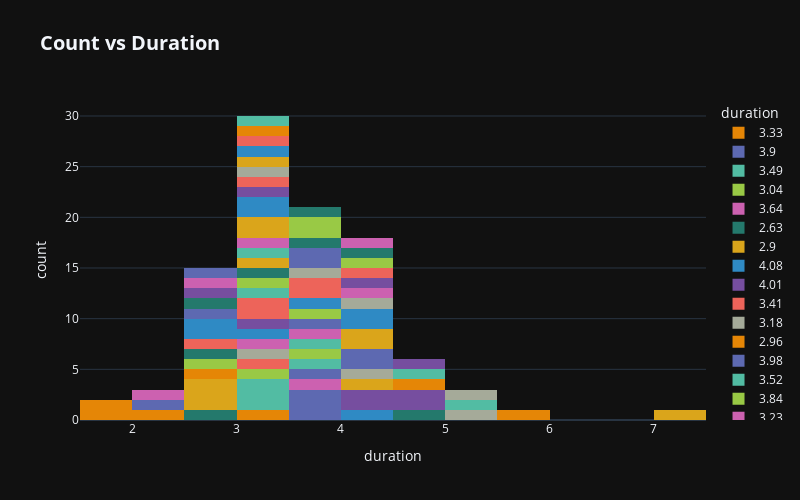

The code cell stored with this chart in its notebook:
### Markdown cell above
## Analysis:

### Code cell
Features_copy = Features.copy()
Features_copy['duration'] = \
    Features_copy['duration'].fillna('Null')

fig=px.histogram(Features_copy,
                 x = 'duration',
                 color = 'duration',
                 title="<b>Count vs Duration",
                 color_discrete_sequence=px.colors.qualitative.Vivid,
                 width=800, height=500)
fig.update_layout(template="plotly_dark")
fig.update_layout(title_font_size=20)
fig.show()

### Figure 1 — Plotly figure (JSON) as saved in the notebook; plotly's stock layout.template omitted (floating-point values rounded to 4 significant figures)
{"data": [{"alignmentgroup": "True", "bingroup": "x", "hovertemplate": "duration=%{x}<br>count=%{y}<extra></extra>", "legendgroup": "3.33", "marker": {"color": "rgb(229, 134, 6)", "pattern": {"shape": ""}}, "name": "3.33", "offsetgroup": "3.33", "orientation": "v", "showlegend": true, "type": "histogram", "x": [3.33], "xaxis": "x", "yaxis": "y"}, {"alignmentgroup": "True", "bingroup": "x", "hovertemplate": "duration=%{x}<br>count=%{y}<extra></extra>", "legendgroup": "3.9", "marker": {"color": "rgb(93, 105, 177)", "pattern": {"shape": ""}}, "name": "3.9", "offsetgroup": "3.9", "orientation": "v", "showlegend": true, "type": "histogram", "x": [3.9, 3.9, 3.9], "xaxis": "x", "yaxis": "y"}, {"alignmentgroup": "True", "bingroup": "x", "hovertemplate": "duration=%{x}<br>count=%{y}<extra></extra>", "legendgroup": "3.49", "marker": {"color": "rgb(82, 188, 163)", "pattern": {"shape": ""}}, "name": "3.49", "offsetgroup": "3.49", "orientation": "v", "showlegend": true, "type": "histogram", "x": [3.49, 3.49, 3.49], "xaxis": "x", "yaxis": "y"}, {"alignmentgroup": "True", "bingroup": "x", "hovertemplate": "duration=%{x}<br>count=%{y}<extra></extra>", "legendgroup": "3.04", "marker": {"color": "rgb(153, 201, 69)", "pattern": {"shape": ""}}, "name": "3.04", "offsetgroup": "3.04", "orientation": "v", "showlegend": true, "type": "histogram", "x": [3.04], "xaxis": "x", "yaxis": "y"}, {"alignmentgroup": "True", "bingroup": "x", "hovertemplate": "duration=%{x}<br>count=%{y}<extra></extra>", "legendgroup": "3.64", "marker": {"color": "rgb(204, 97, 176)", "pattern": {"shape": ""}}, "name": "3.64", "offsetgroup": "3.64", "orientation": "v", "showlegend": true, "type": "histogram", "x": [3.64], "xaxis": "x", "yaxis": "y"}, {"alignmentgroup": "True", "bingroup": "x", "hovertemplate": "duration=%{x}<br>count=%{y}<extra></extra>", "legendgroup": "2.63", "marker": {"color": "rgb(36, 121, 108)", "pattern": {"shape": ""}}, "name": "2.63", "offsetgroup": "2.63", "orientation": "v", "showlegend": true, "type": "histogram", "x": [2.63], "xaxis": "x", "yaxis": "y"}, {"alignmentgroup": "True", "bingroup": "x", "hovertemplate": "duration=%{x}<br>count=%{y}<extra></extra>", "legendgroup": "2.9", "marker": {"color": "rgb(218, 165, 27)", "pattern": {"shape": ""}}, "name": "2.9", "offsetgroup": "2.9", "orientation": "v", "showlegend": true, "type": "histogram", "x": [2.9, 2.9, 2.9], "xaxis": "x", "yaxis": "y"}, {"alignmentgroup": "True", "bingroup": "x", "hovertemplate": "duration=%{x}<br>count=%{y}<extra></extra>", "legendgroup": "4.08", "marker": {"color": "rgb(47, 138, 196)", "pattern": {"shape": ""}}, "name": "4.08", "offsetgroup": "4.08", "orientation": "v", "showlegend": true, "type": "histogram", "x": [4.08], "xaxis": "x", "yaxis": "y"}, {"alignmentgroup": "True", "bingroup": "x", "hovertemplate": "duration=%{x}<br>count=%{y}<extra></extra>", "legendgroup": "4.01", "marker": {"color": "rgb(118, 78, 159)", "pattern": {"shape": ""}}, "name": "4.01", "offsetgroup": "4.01", "orientation": "v", "showlegend": true, "type": "histogram", "x": [4.01, 4.01], "xaxis": "x", "yaxis": "y"}, {"alignmentgroup": "True", "bingroup": "x", "hovertemplate": "duration=%{x}<br>count=%{y}<extra></extra>", "legendgroup": "3.41", "marker": {"color": "rgb(237, 100, 90)", "pattern": {"shape": ""}}, "name": "3.41", "offsetgroup": "3.41", "orientation": "v", "showlegend": true, "type": "histogram", "x": [3.41], "xaxis": "x", "yaxis": "y"}, {"alignmentgroup": "True", "bingroup": "x", "hovertemplate": "duration=%{x}<br>count=%{y}<extra></extra>", "legendgroup": "3.18", "marker": {"color": "rgb(165, 170, 153)", "pattern": {"shape": ""}}, "name": "3.18", "offsetgroup": "3.18", "orientation": "v", "showlegend": true, "type": "histogram", "x": [3.18], "xaxis": "x", "yaxis": "y"}, {"alignmentgroup": "True", "bingroup": "x", "hovertemplate": "duration=%{x}<br>count=%{y}<extra></extra>", "legendgroup": "2.96", "marker": {"color": "rgb(229, 134, 6)", "pattern": {"shape": ""}}, "name": "2.96", "offsetgroup": "2.96", "orientation": "v", "showlegend": true, "type": "histogram", "x": [2.96], "xaxis": "x", "yaxis": "y"}, {"alignmentgroup": "True", "bingroup": "x", "hovertemplate": "duration=%{x}<br>count=%{y}<extra></extra>", "legendgroup": "3.98", "marker": {"color": "rgb(93, 105, 177)", "pattern": {"shape": ""}}, "name": "3.98", "offsetgroup": "3.98", "orientation": "v", "showlegend": true, "type": "histogram", "x": [3.98], "xaxis": "x", "yaxis": "y"}, {"alignmentgroup": "True", "bingroup": "x", "hovertemplate": "duration=%{x}<br>count=%{y}<extra></extra>", "legendgroup": "3.52", "marker": {"color": "rgb(82, 188, 163)", "pattern": {"shape": ""}}, "name": "3.52", "offsetgroup": "3.52", "orientation": "v", "showlegend": true, "type": "histogram", "x": [3.52], "xaxis": "x", "yaxis": "y"}, {"alignmentgroup": "True", "bingroup": "x", "hovertemplate": "duration=%{x}<br>count=%{y}<extra></extra>", "legendgroup": "3.84", "marker": {"color": "rgb(153, 201, 69)", "pattern": {"shape": ""}}, "name": "3.84", "offsetgroup": "3.84", "orientation": "v", "showlegend": true, "type": "histogram", "x": [3.84], "xaxis": "x", "yaxis": "y"}, {"alignmentgroup": "True", "bingroup": "x", "hovertemplate": "duration=%{x}<br>count=%{y}<extra></extra>", "legendgroup": "3.23", "marker": {"color": "rgb(204, 97, 176)", "pattern": {"shape": ""}}, "name": "3.23", "offsetgroup": "3.23", "orientation": "v", "showlegend": true, "type": "histogram", "x": [3.23], "xaxis": "x", "yaxis": "y"}, {"alignmentgroup": "True", "bingroup": "x", "hovertemplate": "duration=%{x}<br>count=%{y}<extra></extra>", "legendgroup": "4.69", "marker": {"color": "rgb(36, 121, 108)", "pattern": {"shape": ""}}, "name": "4.69", "offsetgroup": "4.69", "orientation": "v", "showlegend": true, "type": "histogram", "x": [4.69], "xaxis": "x", "yaxis": "y"}, {"alignmentgroup": "True", "bingroup": "x", "hovertemplate": "duration=%{x}<br>count=%{y}<extra></extra>", "legendgroup": "4.0", "marker": {"color": "rgb(218, 165, 27)", "pattern": {"shape": ""}}, "name": "4.0", "offsetgroup": "4.0", "orientation": "v", "showlegend": true, "type": "histogram", "x": [4], "xaxis": "x", "yaxis": "y"}, {"alignmentgroup": "True", "bingroup": "x", "hovertemplate": "duration=%{x}<br>count=%{y}<extra></extra>", "legendgroup": "3.02", "marker": {"color": "rgb(47, 138, 196)", "pattern": {"shape": ""}}, "name": "3.02", "offsetgroup": "3.02", "orientation": "v", "showlegend": true, "type": "histogram", "x": [3.02], "xaxis": "x", "yaxis": "y"}, {"alignmentgroup": "True", "bingroup": "x", "hovertemplate": "duration=%{x}<br>count=%{y}<extra></extra>", "legendgroup": "3.34", "marker": {"color": "rgb(118, 78, 159)", "pattern": {"shape": ""}}, "name": "3.34", "offsetgroup": "3.34", "orientation": "v", "showlegend": true, "type": "histogram", "x": [3.34], "xaxis": "x", "yaxis": "y"}, {"alignmentgroup": "True", "bingroup": "x", "hovertemplate": "duration=%{x}<br>count=%{y}<extra></extra>", "legendgroup": "3.32", "marker": {"color": "rgb(237, 100, 90)", "pattern": {"shape": ""}}, "name": "3.32", "offsetgroup": "3.32", "orientation": "v", "showlegend": true, "type": "histogram", "x": [3.32, 3.32], "xaxis": "x", "yaxis": "y"}, {"alignmentgroup": "True", "bingroup": "x", "hovertemplate": "duration=%{x}<br>count=%{y}<extra></extra>", "legendgroup": "4.32", "marker": {"color": "rgb(165, 170, 153)", "pattern": {"shape": ""}}, "name": "4.32", "offsetgroup": "4.32", "orientation": "v", "showlegend": true, "type": "histogram", "x": [4.32], "xaxis": "x", "yaxis": "y"}, {"alignmentgroup": "True", "bingroup": "x", "hovertemplate": "duration=%{x}<br>count=%{y}<extra></extra>", "legendgroup": "5.91", "marker": {"color": "rgb(229, 134, 6)", "pattern": {"shape": ""}}, "name": "5.91", "offsetgroup": "5.91", "orientation": "v", "showlegend": true, "type": "histogram", "x": [5.91], "xaxis": "x", "yaxis": "y"}, {"alignmentgroup": "True", "bingroup": "x", "hovertemplate": "duration=%{x}<br>count=%{y}<extra></extra>", "legendgroup": "4.12", "marker": {"color": "rgb(93, 105, 177)", "pattern": {"shape": ""}}, "name": "4.12", "offsetgroup": "4.12", "orientation": "v", "showlegend": true, "type": "histogram", "x": [4.12, 4.12], "xaxis": "x", "yaxis": "y"}, {"alignmentgroup": "True", "bingroup": "x", "hovertemplate": "duration=%{x}<br>count=%{y}<extra></extra>", "legendgroup": "3.6", "marker": {"color": "rgb(82, 188, 163)", "pattern": {"shape": ""}}, "name": "3.6", "offsetgroup": "3.6", "orientation": "v", "showlegend": true, "type": "histogram", "x": [3.6], "xaxis": "x", "yaxis": "y"}, {"alignmentgroup": "True", "bingroup": "x", "hovertemplate": "duration=%{x}<br>count=%{y}<extra></extra>", "legendgroup": "2.79", "marker": {"color": "rgb(153, 201, 69)", "pattern": {"shape": ""}}, "name": "2.79", "offsetgroup": "2.79", "orientation": "v", "showlegend": true, "type": "histogram", "x": [2.79], "xaxis": "x", "yaxis": "y"}, {"alignmentgroup": "True", "bingroup": "x", "hovertemplate": "duration=%{x}<br>count=%{y}<extra></extra>", "legendgroup": "3.59", "marker": {"color": "rgb(204, 97, 176)", "pattern": {"shape": ""}}, "name": "3.59", "offsetgroup": "3.59", "orientation": "v", "showlegend": true, "type": "histogram", "x": [3.59], "xaxis": "x", "yaxis": "y"}, {"alignmentgroup": "True", "bingroup": "x", "hovertemplate": "duration=%{x}<br>count=%{y}<extra></extra>", "legendgroup": "2.78", "marker": {"color": "rgb(36, 121, 108)", "pattern": {"shape": ""}}, "name": "2.78", "offsetgroup": "2.78", "orientation": "v", "showlegend": true, "type": "histogram", "x": [2.78], "xaxis": "x", "yaxis": "y"}, {"alignmentgroup": "True", "bingroup": "x", "hovertemplate": "duration=%{x}<br>count=%{y}<extra></extra>", "legendgroup": "4.03", "marker": {"color": "rgb(218, 165, 27)", "pattern": {"shape": ""}}, "name": "4.03", "offsetgroup": "4.03", "orientation": "v", "showlegend": true, "type": "histogram", "x": [4.03, 4.03], "xaxis": "x", "yaxis": "y"}, {"alignmentgroup": "True", "bingroup": "x", "hovertemplate": "duration=%{x}<br>count=%{y}<extra></extra>", "legendgroup": "4.49", "marker": {"color": "rgb(47, 138, 196)", "pattern": {"shape": ""}}, "name": "4.49", "offsetgroup": "4.49", "orientation": "v", "showlegend": true, "type": "histogram", "x": [4.49, 4.49], "xaxis": "x", "yaxis": "y"}, {"alignmentgroup": "True", "bingroup": "x", "hovertemplate": "duration=%{x}<br>count=%{y}<extra></extra>", "legendgroup": "4.88", "marker": {"color": "rgb(118, 78, 159)", "pattern": {"shape": ""}}, "name": "4.88", "offsetgroup": "4.88", "orientation": "v", "showlegend": true, "type": "histogram", "x": [4.88, 4.88], "xaxis": "x", "yaxis": "y"}, {"alignmentgroup": "True", "bingroup": "x", "hovertemplate": "duration=%{x}<br>count=%{y}<extra></extra>", "legendgroup": "2.98", "marker": {"color": "rgb(237, 100, 90)", "pattern": {"shape": ""}}, "name": "2.98", "offsetgroup": "2.98", "orientation": "v", "showlegend": true, "type": "histogram", "x": [2.98], "xaxis": "x", "yaxis": "y"}, {"alignmentgroup": "True", "bingroup": "x", "hovertemplate": "duration=%{x}<br>count=%{y}<extra></extra>", "legendgroup": "4.06", "marker": {"color": "rgb(165, 170, 153)", "pattern": {"shape": ""}}, "name": "4.06", "offsetgroup": "4.06", "orientation": "v", "showlegend": true, "type": "histogram", "x": [4.06], "xaxis": "x", "yaxis": "y"}, {"alignmentgroup": "True", "bingroup": "x", "hovertemplate": "duration=%{x}<br>count=%{y}<extra></extra>", "legendgroup": "1.99", "marker": {"color": "rgb(229, 134, 6)", "pattern": {"shape": ""}}, "name": "1.99", "offsetgroup": "1.99", "orientation": "v", "showlegend": true, "type": "histogram", "x": [1.99], "xaxis": "x", "yaxis": "y"}, {"alignmentgroup": "True", "bingroup": "x", "hovertemplate": "duration=%{x}<br>count=%{y}<extra></extra>", "legendgroup": "3.62", "marker": {"color": "rgb(93, 105, 177)", "pattern": {"shape": ""}}, "name": "3.62", "offsetgroup": "3.62", "orientation": "v", "showlegend": true, "type": "histogram", "x": [3.62], "xaxis": "x", "yaxis": "y"}, {"alignmentgroup": "True", "bingroup": "x", "hovertemplate": "duration=%{x}<br>count=%{y}<extra></extra>", "legendgroup": "3.37", "marker": {"color": "rgb(82, 188, 163)", "pattern": {"shape": ""}}, "name": "3.37", "offsetgroup": "3.37", "orientation": "v", "showlegend": true, "type": "histogram", "x": [3.37], "xaxis": "x", "yaxis": "y"}, {"alignmentgroup": "True", "bingroup": "x", "hovertemplate": "duration=%{x}<br>count=%{y}<extra></extra>", "legendgroup": "3.05", "marker": {"color": "rgb(153, 201, 69)", "pattern": {"shape": ""}}, "name": "3.05", "offsetgroup": "3.05", "orientation": "v", "showlegend": true, "type": "histogram", "x": [3.05], "xaxis": "x", "yaxis": "y"}, {"alignmentgroup": "True", "bingroup": "x", "hovertemplate": "duration=%{x}<br>count=%{y}<extra></extra>", "legendgroup": "4.3", "marker": {"color": "rgb(204, 97, 176)", "pattern": {"shape": ""}}, "name": "4.3", "offsetgroup": "4.3", "orientation": "v", "showlegend": true, "type": "histogram", "x": [4.3], "xaxis": "x", "yaxis": "y"}, {"alignmentgroup": "True", "bingroup": "x", "hovertemplate": "duration=%{x}<br>count=%{y}<extra></extra>", "legendgroup": "3.4", "marker": {"color": "rgb(36, 121, 108)", "pattern": {"shape": ""}}, "name": "3.4", "offsetgroup": "3.4", "orientation": "v", "showlegend": true, "type": "histogram", "x": [3.4], "xaxis": "x", "yaxis": "y"}, {"alignmentgroup": "True", "bingroup": "x", "hovertemplate": "duration=%{x}<br>count=%{y}<extra></extra>", "legendgroup": "3.21", "marker": {"color": "rgb(218, 165, 27)", "pattern": {"shape": ""}}, "name": "3.21", "offsetgroup": "3.21", "orientation": "v", "showlegend": true, "type": "histogram", "x": [3.21], "xaxis": "x", "yaxis": "y"}, {"alignmentgroup": "True", "bingroup": "x", "hovertemplate": "duration=%{x}<br>count=%{y}<extra></extra>", "legendgroup": "2.95", "marker": {"color": "rgb(47, 138, 196)", "pattern": {"shape": ""}}, "name": "2.95", "offsetgroup": "2.95", "orientation": "v", "showlegend": true, "type": "histogram", "x": [2.95, 2.95], "xaxis": "x", "yaxis": "y"}, {"alignmentgroup": "True", "bingroup": "x", "hovertemplate": "duration=%{x}<br>count=%{y}<extra></extra>", "legendgroup": "4.21", "marker": {"color": "rgb(118, 78, 159)", "pattern": {"shape": ""}}, "name": "4.21", "offsetgroup": "4.21", "orientation": "v", "showlegend": true, "type": "histogram", "x": [4.21], "xaxis": "x", "yaxis": "y"}, {"alignmentgroup": "True", "bingroup": "x", "hovertemplate": "duration=%{x}<br>count=%{y}<extra></extra>", "legendgroup": "4.04", "marker": {"color": "rgb(237, 100, 90)", "pattern": {"shape": ""}}, "name": "4.04", "offsetgroup": "4.04", "orientation": "v", "showlegend": true, "type": "histogram", "x": [4.04], "xaxis": "x", "yaxis": "y"}, {"alignmentgroup": "True", "bingroup": "x", "hovertemplate": "duration=%{x}<br>count=%{y}<extra></extra>", "legendgroup": "5.21", "marker": {"color": "rgb(165, 170, 153)", "pattern": {"shape": ""}}, "name": "5.21", "offsetgroup": "5.21", "orientation": "v", "showlegend": true, "type": "histogram", "x": [5.21], "xaxis": "x", "yaxis": "y"}, {"alignmentgroup": "True", "bingroup": "x", "hovertemplate": "duration=%{x}<br>count=%{y}<extra></extra>", "legendgroup": "1.52", "marker": {"color": "rgb(229, 134, 6)", "pattern": {"shape": ""}}, "name": "1.52", "offsetgroup": "1.52", "orientation": "v", "showlegend": true, "type": "histogram", "x": [1.52], "xaxis": "x", "yaxis": "y"}, {"alignmentgroup": "True", "bingroup": "x", "hovertemplate": "duration=%{x}<br>count=%{y}<extra></extra>", "legendgroup": "2.97", "marker": {"color": "rgb(93, 105, 177)", "pattern": {"shape": ""}}, "name": "2.97", "offsetgroup": "2.97", "orientation": "v", "showlegend": true, "type": "histogram", "x": [2.97], "xaxis": "x", "yaxis": "y"}, {"alignmentgroup": "True", "bingroup": "x", "hovertemplate": "duration=%{x}<br>count=%{y}<extra></extra>", "legendgroup": "3.1", "marker": {"color": "rgb(82, 188, 163)", "pattern": {"shape": ""}}, "name": "3.1", "offsetgroup": "3.1", "orientation": "v", "showlegend": true, "type": "histogram", "x": [3.1], "xaxis": "x", "yaxis": "y"}, {"alignmentgroup": "True", "bingroup": "x", "hovertemplate": "duration=%{x}<br>count=%{y}<extra></extra>", "legendgroup": "3.58", "marker": {"color": "rgb(153, 201, 69)", "pattern": {"shape": ""}}, "name": "3.58", "offsetgroup": "3.58", "orientation": "v", "showlegend": true, "type": "histogram", "x": [3.58], "xaxis": "x", "yaxis": "y"}, {"alignmentgroup": "True", "bingroup": "x", "hovertemplate": "duration=%{x}<br>count=%{y}<extra></extra>", "legendgroup": "3.43", "marker": {"color": "rgb(204, 97, 176)", "pattern": {"shape": ""}}, "name": "3.43", "offsetgroup": "3.43", "orientation": "v", "showlegend": true, "type": "histogram", "x": [3.43], "xaxis": "x", "yaxis": "y"}, {"alignmentgroup": "True", "bingroup": "x", "hovertemplate": "duration=%{x}<br>count=%{y}<extra></extra>", "legendgroup": "2.94", "marker": {"color": "rgb(36, 121, 108)", "pattern": {"shape": ""}}, "name": "2.94", "offsetgroup": "2.94", "orientation": "v", "showlegend": true, "type": "histogram", "x": [2.94], "xaxis": "x", "yaxis": "y"}, {"alignmentgroup": "True", "bingroup": "x", "hovertemplate": "duration=%{x}<br>count=%{y}<extra></extra>", "legendgroup": "3.13", "marker": {"color": "rgb(218, 165, 27)", "pattern": {"shape": ""}}, "name": "3.13", "offsetgroup": "3.13", "orientation": "v", "showlegend": true, "type": "histogram", "x": [3.13], "xaxis": "x", "yaxis": "y"}, {"alignmentgroup": "True", "bingroup": "x", "hovertemplate": "duration=%{x}<br>count=%{y}<extra></extra>", "legendgroup": "3.85", "marker": {"color": "rgb(47, 138, 196)", "pattern": {"shape": ""}}, "name": "3.85", "offsetgroup": "3.85", "orientation": "v", "showlegend": true, "type": "histogram", "x": [3.85], "xaxis": "x", "yaxis": "y"}, {"alignmentgroup": "True", "bingroup": "x", "hovertemplate": "duration=%{x}<br>count=%{y}<extra></extra>", "legendgroup": "2.88", "marker": {"color": "rgb(118, 78, 159)", "pattern": {"shape": ""}}, "name": "2.88", "offsetgroup": "2.88", "orientation": "v", "showlegend": true, "type": "histogram", "x": [2.88], "xaxis": "x", "yaxis": "y"}, {"alignmentgroup": "True", "bingroup": "x", "hovertemplate": "duration=%{x}<br>count=%{y}<extra></extra>", "legendgroup": "3.67", "marker": {"color": "rgb(237, 100, 90)", "pattern": {"shape": ""}}, "name": "3.67", "offsetgroup": "3.67", "orientation": "v", "showlegend": true, "type": "histogram", "x": [3.67, 3.67], "xaxis": "x", "yaxis": "y"}, {"alignmentgroup": "True", "bingroup": "x", "hovertemplate": "duration=%{x}<br>count=%{y}<extra></extra>", "legendgroup": "3.54", "marker": {"color": "rgb(165, 170, 153)", "pattern": {"shape": ""}}, "name": "3.54", "offsetgroup": "3.54", "orientation": "v", "showlegend": true, "type": "histogram", "x": [3.54], "xaxis": "x", "yaxis": "y"}, {"alignmentgroup": "True", "bingroup": "x", "hovertemplate": "duration=%{x}<br>count=%{y}<extra></extra>", "legendgroup": "4.84", "marker": {"color": "rgb(229, 134, 6)", "pattern": {"shape": ""}}, "name": "4.84", "offsetgroup": "4.84", "orientation": "v", "showlegend": true, "type": "histogram", "x": [4.84], "xaxis": "x", "yaxis": "y"}, {"alignmentgroup": "True", "bingroup": "x", "hovertemplate": "duration=%{x}<br>count=%{y}<extra></extra>", "legendgroup": "3.53", "marker": {"color": "rgb(93, 105, 177)", "pattern": {"shape": ""}}, "name": "3.53", "offsetgroup": "3.53", "orientation": "v", "showlegend": true, "type": "histogram", "x": [3.53, 3.53], "xaxis": "x", "yaxis": "y"}, {"alignmentgroup": "True", "bingroup": "x", "hovertemplate": "duration=%{x}<br>count=%{y}<extra></extra>", "legendgroup": "5.44", "marker": {"color": "rgb(82, 188, 163)", "pattern": {"shape": ""}}, "name": "5.44", "offsetgroup": "5.44", "orientation": "v", "showlegend": true, "type": "histogram", "x": [5.44], "xaxis": "x", "yaxis": "y"}, {"alignmentgroup": "True", "bingroup": "x", "hovertemplate": "duration=%{x}<br>count=%{y}<extra></extra>", "legendgroup": "4.15", "marker": {"color": "rgb(153, 201, 69)", "pattern": {"shape": ""}}, "name": "4.15", "offsetgroup": "4.15", "orientation": "v", "showlegend": true, "type": "histogram", "x": [4.15], "xaxis": "x", "yaxis": "y"}, {"alignmentgroup": "True", "bingroup": "x", "hovertemplate": "duration=%{x}<br>count=%{y}<extra></extra>", "legendgroup": "2.92", "marker": {"color": "rgb(204, 97, 176)", "pattern": {"shape": ""}}, "name": "2.92", "offsetgroup": "2.92", "orientation": "v", "showlegend": true, "type": "histogram", "x": [2.92], "xaxis": "x", "yaxis": "y"}, {"alignmentgroup": "True", "bingroup": "x", "hovertemplate": "duration=%{x}<br>count=%{y}<extra></extra>", "legendgroup": "3.72", "marker": {"color": "rgb(36, 121, 108)", "pattern": {"shape": ""}}, "name": "3.72", "offsetgroup": "3.72", "orientation": "v", "showlegend": true, "type": "histogram", "x": [3.72], "xaxis": "x", "yaxis": "y"}, {"alignmentgroup": "True", "bingroup": "x", "hovertemplate": "duration=%{x}<br>count=%{y}<extra></extra>", "legendgroup": "3.35", "marker": {"color": "rgb(218, 165, 27)", "pattern": {"shape": ""}}, "name": "3.35", "offsetgroup": "3.35", "orientation": "v", "showlegend": true, "type": "histogram", "x": [3.35], "xaxis": "x", "yaxis": "y"}, {"alignmentgroup": "True", "bingroup": "x", "hovertemplate": "duration=%{x}<br>count=%{y}<extra></extra>", "legendgroup": "3.38", "marker": {"color": "rgb(47, 138, 196)", "pattern": {"shape": ""}}, "name": "3.38", "offsetgroup": "3.38", "orientation": "v", "showlegend": true, "type": "histogram", "x": [3.38, 3.38], "xaxis": "x", "yaxis": "y"}, {"alignmentgroup": "True", "bingroup": "x", "hovertemplate": "duration=%{x}<br>count=%{y}<extra></extra>", "legendgroup": "3.3", "marker": {"color": "rgb(118, 78, 159)", "pattern": {"shape": ""}}, "name": "3.3", "offsetgroup": "3.3", "orientation": "v", "showlegend": true, "type": "histogram", "x": [3.3], "xaxis": "x", "yaxis": "y"}, {"alignmentgroup": "True", "bingroup": "x", "hovertemplate": "duration=%{x}<br>count=%{y}<extra></extra>", "legendgroup": "3.46", "marker": {"color": "rgb(237, 100, 90)", "pattern": {"shape": ""}}, "name": "3.46", "offsetgroup": "3.46", "orientation": "v", "showlegend": true, "type": "histogram", "x": [3.46], "xaxis": "x", "yaxis": "y"}, {"alignmentgroup": "True", "bingroup": "x", "hovertemplate": "duration=%{x}<br>count=%{y}<extra></extra>", "legendgroup": "3.42", "marker": {"color": "rgb(165, 170, 153)", "pattern": {"shape": ""}}, "name": "3.42", "offsetgroup": "3.42", "orientation": "v", "showlegend": true, "type": "histogram", "x": [3.42], "xaxis": "x", "yaxis": "y"}, {"alignmentgroup": "True", "bingroup": "x", "hovertemplate": "duration=%{x}<br>count=%{y}<extra></extra>", "legendgroup": "2.3", "marker": {"color": "rgb(229, 134, 6)", "pattern": {"shape": ""}}, "name": "2.3", "offsetgroup": "2.3", "orientation": "v", "showlegend": true, "type": "histogram", "x": [2.3], "xaxis": "x", "yaxis": "y"}, {"alignmentgroup": "True", "bingroup": "x", "hovertemplate": "duration=%{x}<br>count=%{y}<extra></extra>", "legendgroup": "2.16", "marker": {"color": "rgb(93, 105, 177)", "pattern": {"shape": ""}}, "name": "2.16", "offsetgroup": "2.16", "orientation": "v", "showlegend": true, "type": "histogram", "x": [2.16], "xaxis": "x", "yaxis": "y"}, {"alignmentgroup": "True", "bingroup": "x", "hovertemplate": "duration=%{x}<br>count=%{y}<extra></extra>", "legendgroup": "4.54", "marker": {"color": "rgb(82, 188, 163)", "pattern": {"shape": ""}}, "name": "4.54", "offsetgroup": "4.54", "orientation": "v", "showlegend": true, "type": "histogram", "x": [4.54], "xaxis": "x", "yaxis": "y"}, {"alignmentgroup": "True", "bingroup": "x", "hovertemplate": "duration=%{x}<br>count=%{y}<extra></extra>", "legendgroup": "3.81", "marker": {"color": "rgb(153, 201, 69)", "pattern": {"shape": ""}}, "name": "3.81", "offsetgroup": "3.81", "orientation": "v", "showlegend": true, "type": "histogram", "x": [3.81], "xaxis": "x", "yaxis": "y"}, {"alignmentgroup": "True", "bingroup": "x", "hovertemplate": "duration=%{x}<br>count=%{y}<extra></extra>", "legendgroup": "2.25", "marker": {"color": "rgb(204, 97, 176)", "pattern": {"shape": ""}}, "name": "2.25", "offsetgroup": "2.25", "orientation": "v", "showlegend": true, "type": "histogram", "x": [2.25], "xaxis": "x", "yaxis": "y"}, {"alignmentgroup": "True", "bingroup": "x", "hovertemplate": "duration=%{x}<br>count=%{y}<extra></extra>", "legendgroup": "4.31", "marker": {"color": "rgb(36, 121, 108)", "pattern": {"shape": ""}}, "name": "4.31", "offsetgroup": "4.31", "orientation": "v", "showlegend": true, "type": "histogram", "x": [4.31], "xaxis": "x", "yaxis": "y"}, {"alignmentgroup": "True", "bingroup": "x", "hovertemplate": "duration=%{x}<br>count=%{y}<extra></extra>", "legendgroup": "3.44", "marker": {"color": "rgb(218, 165, 27)", "pattern": {"shape": ""}}, "name": "3.44", "offsetgroup": "3.44", "orientation": "v", "showlegend": true, "type": "histogram", "x": [3.44], "xaxis": "x", "yaxis": "y"}, {"alignmentgroup": "True", "bingroup": "x", "hovertemplate": "duration=%{x}<br>count=%{y}<extra></extra>", "legendgroup": "3.28", "marker": {"color": "rgb(47, 138, 196)", "pattern": {"shape": ""}}, "name": "3.28", "offsetgroup": "3.28", "orientation": "v", "showlegend": true, "type": "histogram", "x": [3.28], "xaxis": "x", "yaxis": "y"}, {"alignmentgroup": "True", "bingroup": "x", "hovertemplate": "duration=%{x}<br>count=%{y}<extra></extra>", "legendgroup": "4.96", "marker": {"color": "rgb(118, 78, 159)", "pattern": {"shape": ""}}, "name": "4.96", "offsetgroup": "4.96", "orientation": "v", "showlegend": true, "type": "histogram", "x": [4.96], "xaxis": "x", "yaxis": "y"}, {"alignmentgroup": "True", "bingroup": "x", "hovertemplate": "duration=%{x}<br>count=%{y}<extra></extra>", "legendgroup": "3.45", "marker": {"color": "rgb(237, 100, 90)", "pattern": {"shape": ""}}, "name": "3.45", "offsetgroup": "3.45", "orientation": "v", "showlegend": true, "type": "histogram", "x": [3.45], "xaxis": "x", "yaxis": "y"}, {"alignmentgroup": "True", "bingroup": "x", "hovertemplate": "duration=%{x}<br>count=%{y}<extra></extra>", "legendgroup": "5.03", "marker": {"color": "rgb(165, 170, 153)", "pattern": {"shape": ""}}, "name": "5.03", "offsetgroup": "5.03", "orientation": "v", "showlegend": true, "type": "histogram", "x": [5.03], "xaxis": "x", "yaxis": "y"}, {"alignmentgroup": "True", "bingroup": "x", "hovertemplate": "duration=%{x}<br>count=%{y}<extra></extra>", "legendgroup": "3.01", "marker": {"color": "rgb(229, 134, 6)", "pattern": {"shape": ""}}, "name": "3.01", "offsetgroup": "3.01", "orientation": "v", "showlegend": true, "type": "histogram", "x": [3.01], "xaxis": "x", "yaxis": "y"}, {"alignmentgroup": "True", "bingroup": "x", "hovertemplate": "duration=%{x}<br>count=%{y}<extra></extra>", "legendgroup": "2.93", "marker": {"color": "rgb(93, 105, 177)", "pattern": {"shape": ""}}, "name": "2.93", "offsetgroup": "2.93", "orientation": "v", "showlegend": true, "type": "histogram", "x": [2.93], "xaxis": "x", "yaxis": "y"}, {"alignmentgroup": "True", "bingroup": "x", "hovertemplate": "duration=%{x}<br>count=%{y}<extra></extra>", "legendgroup": "3.29", "marker": {"color": "rgb(82, 188, 163)", "pattern": {"shape": ""}}, "name": "3.29", "offsetgroup": "3.29", "orientation": "v", "showlegend": true, "type": "histogram", "x": [3.29], "xaxis": "x", "yaxis": "y"}, {"alignmentgroup": "True", "bingroup": "x", "hovertemplate": "duration=%{x}<br>count=%{y}<extra></extra>", "legendgroup": "3.96", "marker": {"color": "rgb(153, 201, 69)", "pattern": {"shape": ""}}, "name": "3.96", "offsetgroup": "3.96", "orientation": "v", "showlegend": true, "type": "histogram", "x": [3.96], "xaxis": "x", "yaxis": "y"}, {"alignmentgroup": "True", "bingroup": "x", "hovertemplate": "duration=%{x}<br>count=%{y}<extra></extra>", "legendgroup": "4.45", "marker": {"color": "rgb(204, 97, 176)", "pattern": {"shape": ""}}, "name": "4.45", "offsetgroup": "4.45", "orientation": "v", "showlegend": true, "type": "histogram", "x": [4.45], "xaxis": "x", "yaxis": "y"}, {"alignmentgroup": "True", "bingroup": "x", "hovertemplate": "duration=%{x}<br>count=%{y}<extra></extra>", "legendgroup": "3.82", "marker": {"color": "rgb(36, 121, 108)", "pattern": {"shape": ""}}, "name": "3.82", "offsetgroup": "3.82", "orientation": "v", "showlegend": true, "type": "histogram", "x": [3.82], "xaxis": "x", "yaxis": "y"}, {"alignmentgroup": "True", "bingroup": "x", "hovertemplate": "duration=%{x}<br>count=%{y}<extra></extra>", "legendgroup": "7.05", "marker": {"color": "rgb(218, 165, 27)", "pattern": {"shape": ""}}, "name": "7.05", "offsetgroup": "7.05", "orientation": "v", "showlegend": true, "type": "histogram", "x": [7.05], "xaxis": "x", "yaxis": "y"}], "layout": {"barmode": "relative", "height": 500, "legend": {"title": {"text": "duration"}, "tracegroupgap": 0}, "title": {"font": {"size": 20}, "text": "<b>Count vs Duration"}, "width": 800, "xaxis": {"anchor": "y", "categoryarray": [3.33, 3.9, 3.49, 3.04, 3.64, 2.63, 2.9, 4.08, 4.01, 3.41, 3.18, 2.96, 3.98, 3.52, 3.84, 3.23, 4.69, 4, 3.02, 3.34, 3.32, 4.32, 5.91, 4.12, 3.6, 2.79, 3.59, 2.78, 4.03, 4.49, 4.88, 2.98, 4.06, 1.99, 3.62, 3.37, 3.05, 4.3, 3.4, 3.21, 2.95, 4.21, 4.04, 5.21, 1.52, 2.97, 3.1, 3.58, 3.43, 2.94, 3.13, 3.85, 2.88, 3.67, 3.54, 4.84, 3.53, 5.44, 4.15, 2.92, 3.72, 3.35, 3.38, 3.3, 3.46, 3.42, 2.3, 2.16, 4.54, 3.81, 2.25, 4.31, 3.44, 3.28, 4.96, 3.45, 5.03, 3.01, 2.93, 3.29, 3.96, 4.45, 3.82, 7.05], "categoryorder": "array", "domain": [0, 1], "title": {"text": "duration"}}, "yaxis": {"anchor": "x", "domain": [0, 1], "title": {"text": "count"}}}}
